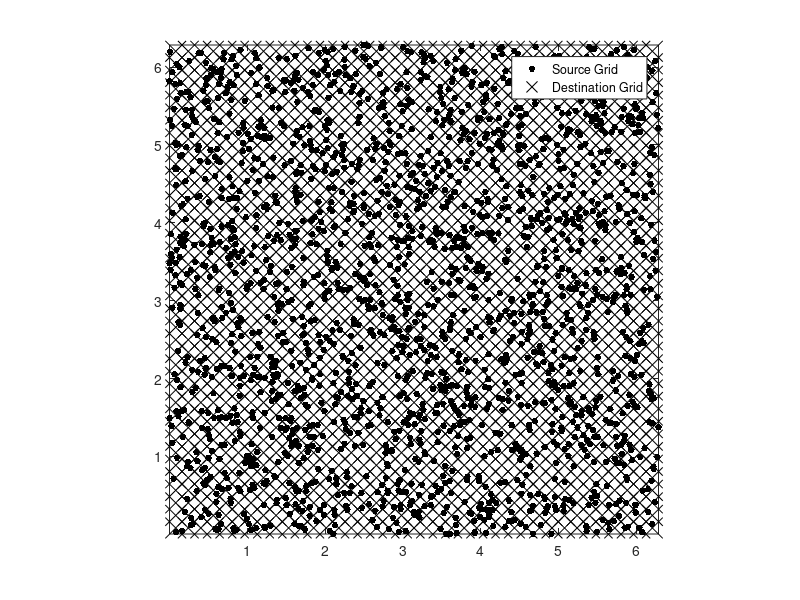

MATLAB code to generate this figure: (Note: this script raises an error after producing the figure.)
%% Unstructured Grid
% This examples shows how to use ConstructProjector2D to interpolate from
% and unstructured/Scattered grid onto a structured grid.
clear;clc; close all
%% Initializing Part I
disp('- Initializing')
rSource=pi;

ns=2000;

xMin=0;
xMax=2*pi;
yMin=0;
yMax=2*pi;

nx=40;
ny=40;

nPoly=4; % We gonna fit a fourth order polynomial, 
         % i.e. sum_{n,m=0}^{n,m=nPoly} x^n*y^m 
nInterp=-35; % nPoly=4 requires 25 points. However, 
             % we are going to use 35 points. This would be 
             % the least-square fit of the surface.
             % Note that: min(nInterp)=(nPoly+1)^2. Otherwise it won't work.
%% Generating the Source grid
disp('- Generating the Source grid')
xs=rand(ns,1)*2*rSource;
ys=rand(ns,1)*2*rSource;

%% Generating the destination grid - Finding the cell centers
disp('- Generating the destination grid')
[xn,yn]=meshgrid(linspace(xMin,xMax,nx),linspace(yMin,yMax,ny));
xc=(xn(1:ny-1,1:nx-1)+xn(2:ny,1:nx-1)+xn(1:ny-1,2:nx)+xn(2:ny,2:nx))*0.25;
yc=(yn(1:ny-1,1:nx-1)+yn(2:ny,1:nx-1)+yn(1:ny-1,2:nx)+yn(2:ny,2:nx))*0.25;

%% Ploting source and destination grid
figure
plot(xs(:),ys(:),'k.','MarkerSize',15);
hold on
plot(xc(:),yc(:),'kx','MarkerSize',15);
axis tight;
axis square;
legend('Source Grid','Destination Grid');

%% Constructing the Interpolant
% Note that we do not need the data on the source grid to create the
% interpolant.
disp('- Constructing the interpolant')
P=ConstructPolyInterpolant2D(xs,ys,xc,yc,nPoly,nInterp);

%% Generarting some Data
disp('- Generating some data and interpolating')
F1=@(x,y) (sin(sqrt(x.^2+y.^2)));
zs=F1(xs,ys);
zc_interp=reshape(P*zs(:),size(xc));
zc_Analytic=F1(xc,yc);
RMSE=sqrt(mean((zc_Analytic(:)-zc_interp(:)).^2));

figure
surface(xc,yc,zc_interp,'EdgeColor','none');
title(['nPoly: ' num2str(nPoly) ', RMSE= ' num2str(RMSE)]);
axis tight

%% Generating some more data
disp('- Generating multiple data field on the source grid and interpolating them.')
F2=@(x,y) (sin(x).*cos(y));
F3=@(x,y) (exp(-sqrt(x.^2+y.^2)));
F4=@(x,y,x0,y0) (exp(-sqrt((x-x0).^2+(y-y0).^2)));

zs(:,:,1)=F1(xs,ys);
zs(:,:,2)=F2(xs,ys);
zs(:,:,3)=F3(xs,ys);
zs(:,:,4)=F4(xs,ys,mean(xs(:)),mean(ys(:)));

zc_Analytic(:,:,1)=F1(xc,yc);
zc_Analytic(:,:,2)=F2(xc,yc);
zc_Analytic(:,:,3)=F3(xc,yc);
zc_Analytic(:,:,4)=F4(xc,yc,mean(xs(:)),mean(ys(:)));

%% Now interpolating
% Note that the same interpolant is used for all data fields and they can
% be all interpolated with one sparse matrix multiplication.
zc_interp=P*reshape(zs,ns,4); % There are 4 data fields each having nx*ny data points.
zc_interp=reshape(zc_interp,(nx-1),(ny-1),4); % these two commands can be combined in one.
                                              % They were separated for clarity.

%% calculating the RMSE and plotting
RMSE=zeros(4,1);
figure
for i=1:4
  RMSE(i)=sqrt(mean((reshape(zc_Analytic(:,:,i),(nx-1)*(ny-1),1)-reshape(zc_interp(:,:,i),(nx-1)*(ny-1),1)).^2));
  subplot(2,2,i);
  surface(xc,yc,squeeze(zc_interp(:,:,i)),'EdgeColor','none');
  title(['F' num2str(i) ', nPoly: ' num2str(nPoly) ', RMSE:' num2str(RMSE(i))])
  axis tight
  axis square
end